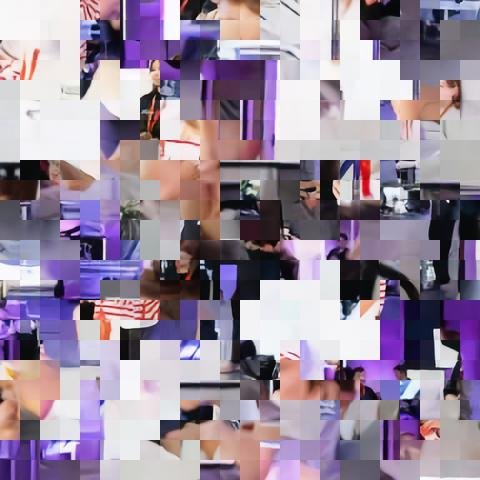
#> input picture Rusik example.jpg, 480 x 480 px
$ python -i kaggle_e18b_postprocess.py   (imports and definitions only)
#> lines starting #> are read from the running program, lines starting #| are printed output that depends on the picture
"""Target-free E18b full-image NLM polish with a deterministic no-gray guard."""
from __future__ import annotations

from typing import Any

import numpy as np

GRID = 24
TILE = 20
N = GRID * GRID
IMAGE_SIZE = GRID * TILE
NLM_H = 9
NLM_TEMPLATE_WINDOW = 7
NLM_SEARCH_WINDOW = 21


def _validate_rgb(image: np.ndarray) -> np.ndarray:
    image = np.asarray(image)
    if image.shape != (IMAGE_SIZE, IMAGE_SIZE, 3):
        raise ValueError(
            f"expected {(IMAGE_SIZE, IMAGE_SIZE, 3)} RGB image, got {image.shape}"
        )
    if image.dtype != np.uint8:
        raise ValueError(f"expected uint8 RGB image, got {image.dtype}")
    return image


# [8 lines left out: function gray_mask, not called in this run]


def gray_count(image: np.ndarray) -> int:
    return int(gray_mask(image).sum())


def nlm_h9(rgb: np.ndarray, cv2_module: Any | None = None) -> np.ndarray:
    """Apply the frozen full-image colored-NLM configuration."""
    rgb = _validate_rgb(rgb)
    if cv2_module is None:
        import cv2 as cv2_module
    bgr = cv2_module.cvtColor(rgb, cv2_module.COLOR_RGB2BGR)
#> bgr is the input picture: shape (480, 480, 3); mean B, G, R 157.3, 138.4, 153.7
    filtered = cv2_module.fastNlMeansDenoisingColored(
        bgr,
        None,
        NLM_H,
        NLM_H,
        NLM_TEMPLATE_WINDOW,
        NLM_SEARCH_WINDOW,
    )
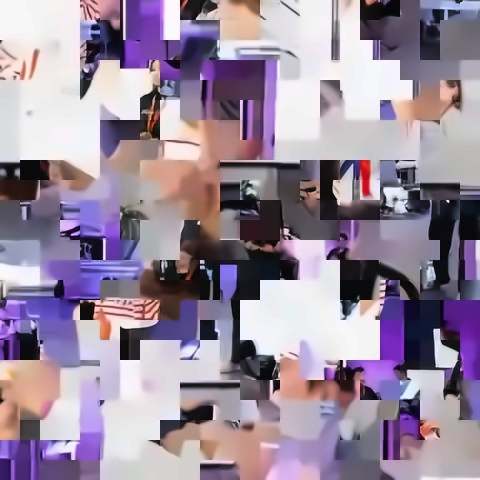
#> filtered: shape (480, 480, 3); mean B, G, R 157, 138.2, 153.5
    output = cv2_module.cvtColor(filtered, cv2_module.COLOR_BGR2RGB)
    return _validate_rgb(output)


# [67 lines left out: functions no_gray_guard, no_gray_nlm_h9, polish_or_raw, not called in this run]

>>> import cv2
>>> picture = cv2.cvtColor(cv2.imread('Rusik example.jpg'), cv2.COLOR_BGR2RGB)
>>> result = nlm_h9(picture)
